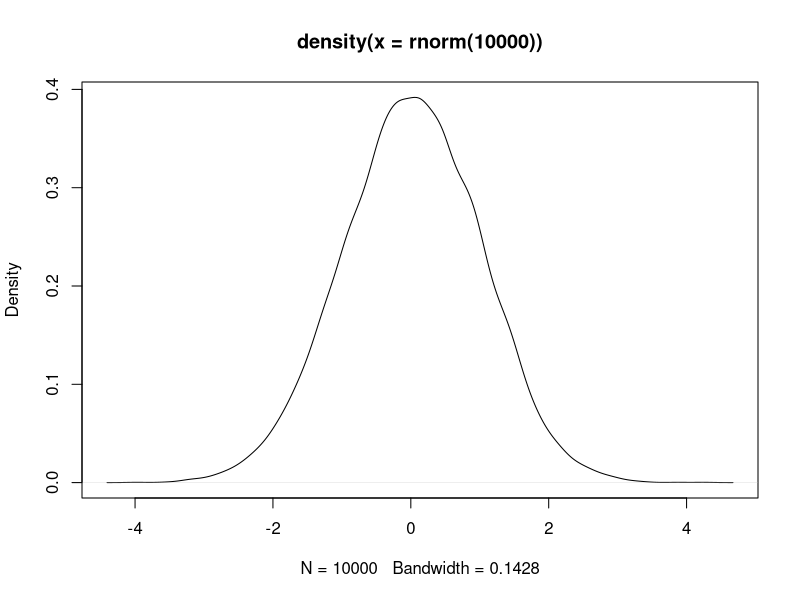

R code for this plot:
## ---- chunk 1
plot(density(rnorm(10000)))
